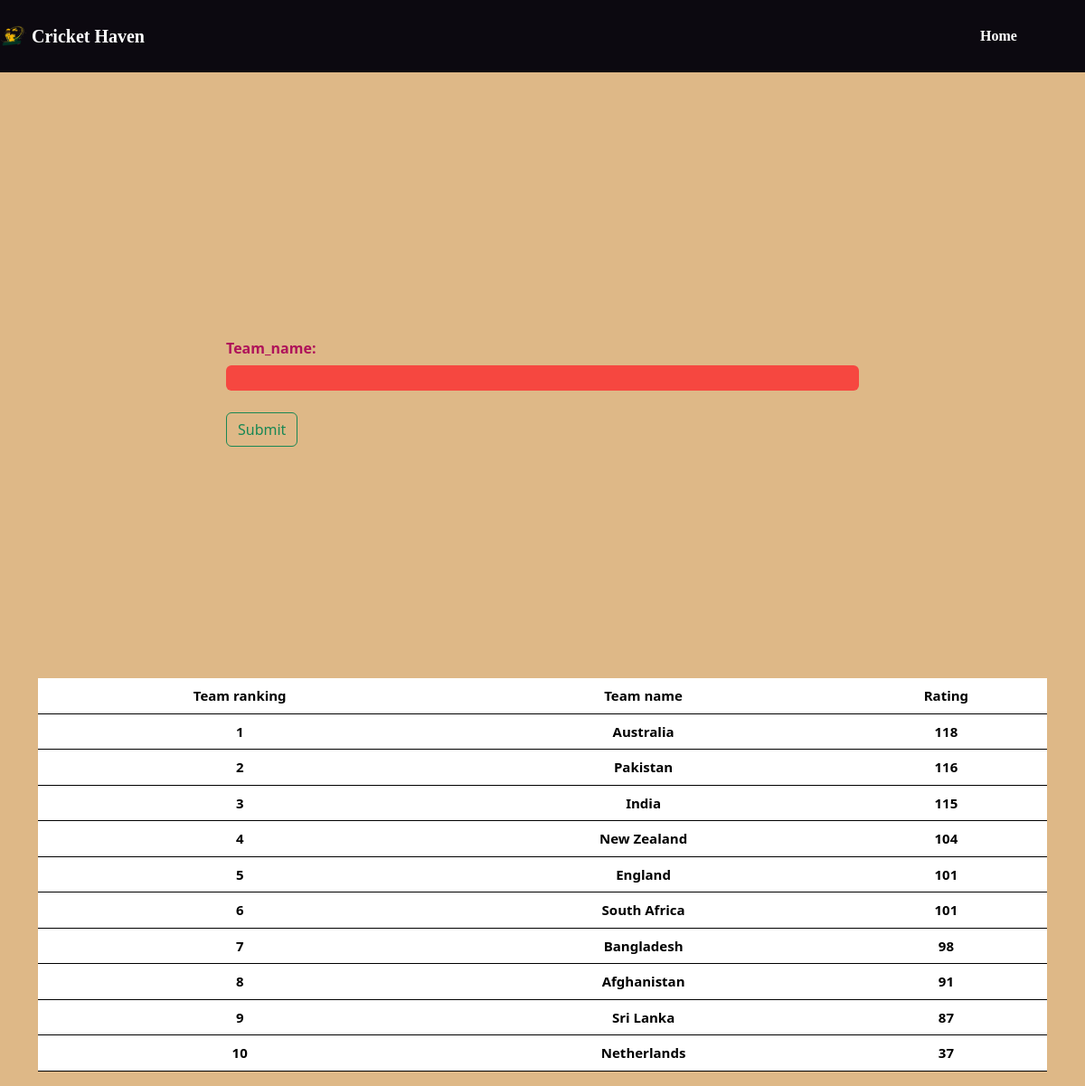
The page /ranking/ on the database its author committed.
### myapp/models.py (models this page shows, shortened)
class ICC_RANKING(models.Model):
    Team_name=models.CharField(max_length=10)
    Team_ranking=models.IntegerField()
    Rating=models.IntegerField()

### myapp/views.py (the view)
# urls.py: path('ranking/', views.ranking, name='ranking'),
def ranking(request):
    data = ICC_RANKING.objects.all()
    return render(request, 'ranking.html', {'data': data})

### myapp/templates/ranking.html (shortened to what this page needs)
{% load static %}
<!doctype html>
<html lang="en">
<head>
  <link href="https://cdn.jsdelivr.net/npm/bootstrap@5.3.2/dist/css/bootstrap.min.css" rel="stylesheet"
>
</head>
<body>
  <navbar class="navbar navbar-expand-lg">
    <a class="navbar-brand" href="#" id="nav-title"><img src="{% static 'images/logo1.png' %}" alt="Logo" width="30"
        height="24" class="d-inline-block align-text-top"><strong>Cricket Haven</strong></a>
    <div class="collapse navbar-collapse" id="navbarNavDropdown">
      <ul class="navbar-nav">
        <li class="nav-item">
          <a class="nav-link active" href="{%url 'welcome'%}"
            style="color:white;font-family:'Poppins';font-weight:bold">Home</a>
        </li>
      </ul>
    </div>
  </navbar>
 <div class="container-fluid">
  <form id="myForm" action="/ranking_filter/" method="post">
    <label for="wetness" class="col-form-label" style="color: #AF125A;font-weight: bold;"><B>Team_name:</B></label>
    <br>
    <input type="text" name="Team_name" class="form-control" data-bs-theme="dark"
    style="color: black; border: 10px bisque;background-color: #F64740;font-weight: bold;width: 400px;text-align: center;height: 28px;width:700px;">
    <br>
    <button class="btn btn-outline-success" type="submit">Submit</button>
</form>
</div>
  <div class="container" style="align-items: center;" id="table">
    <table class="table" style="font-weight:bold;border: 10px black;">
      <thead>
        <th>Team ranking</th>
        <th>Team name</th>
        <th>Rating</th>
      </thead>
      {%for entry in data%}
      <tr>
        <td>{{entry.Team_ranking}}</td>
        <td>{{entry.Team_name}}</td>
        <td>{{entry.Rating}}</td>
      </tr>
      {%endfor%}
    </table>
  </div>
</body>
</html>

### myapp/templates/ranking.html (style rules this page uses)
.container-fluid { display: flex; justify-content: center; align-items: center; height: 80vh; }
navbar { background-color: #0C0910; display: flex; justify-content: center; align-items: center; font-family: 'Poppins'; color-scheme: unset; color: whitesmoke; overflow-x: hidden; height: 10vh; border: bottom 50px; margin-bottom: 2.5%; }
#nav-title { display: flex; align-items: center; justify-content: center; text-align: center; color: red; gap: 5px; color: white; font-size: 20px; }
body { margin: 0; padding: 0; }
#navbarNavDropdown { position: relative; left: 75%; }
body { background-color: burlywood; color: white; }
table { font-size: 15px; background-color: burlywood; }
thead { font-weight: bold; text-align: center; background-color: burlywood; }
td { width: 40%; text-align: center; background-color: burlywood; }

### rows shown on the page
ICC_RANKING: Team_ranking "1", Team_name "Australia", Rating "118"
ICC_RANKING: Team_ranking "2", Team_name "Pakistan", Rating "116"
ICC_RANKING: Team_ranking "3", Team_name "India", Rating "115"
ICC_RANKING: Team_ranking "4", Team_name "New Zealand", Rating "104"
ICC_RANKING: Team_ranking "5", Team_name "England", Rating "101"
ICC_RANKING: Team_ranking "6", Team_name "South Africa", Rating "101"
ICC_RANKING: Team_ranking "7", Team_name "Bangladesh", Rating "98"
ICC_RANKING: Team_ranking "8", Team_name "Afghanistan", Rating "91"
ICC_RANKING: Team_ranking "9", Team_name "Sri Lanka", Rating "87"
ICC_RANKING: Team_ranking "10", Team_name "Netherlands", Rating "37"
